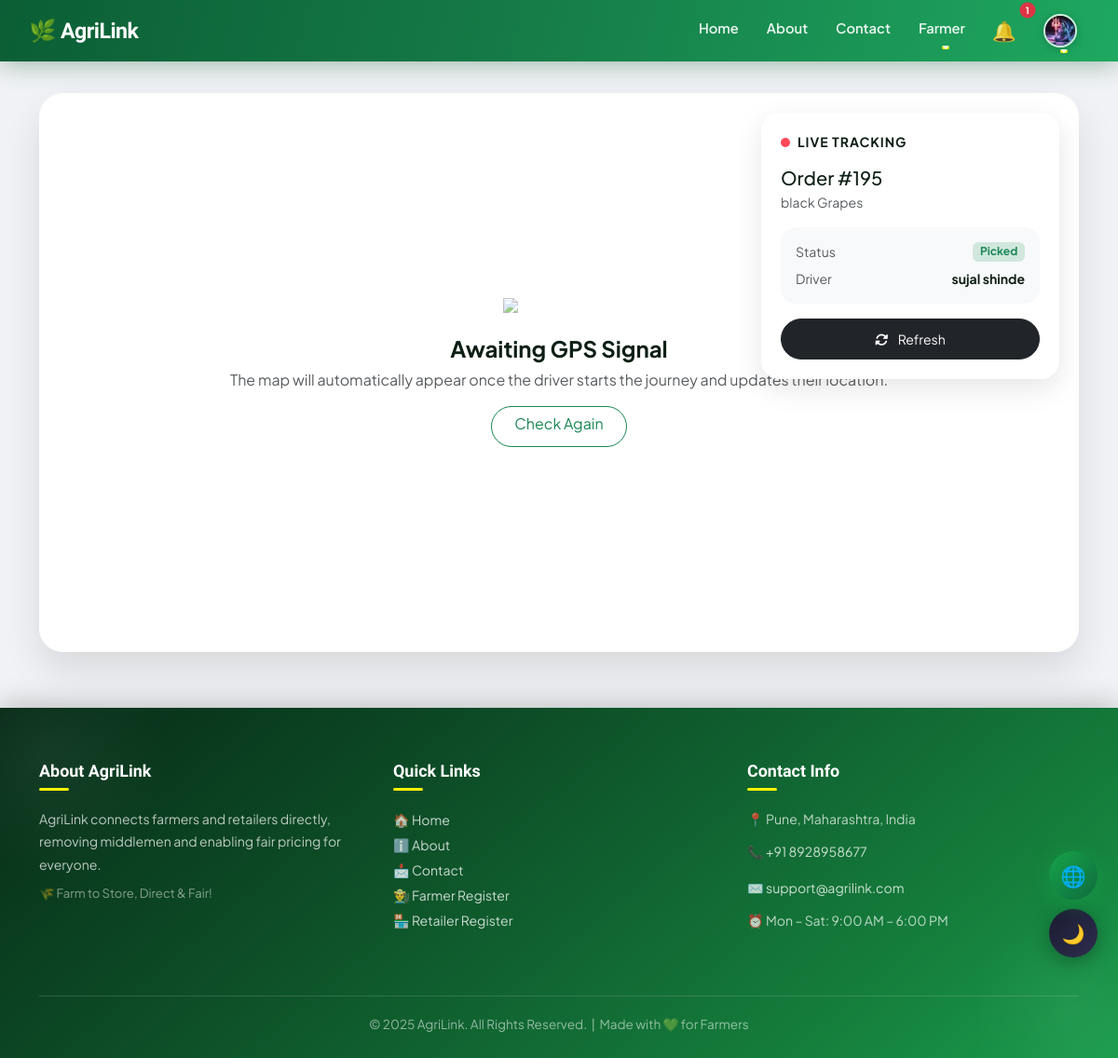
The page /track_order/195/ (signed in) on the database as committed earlier.
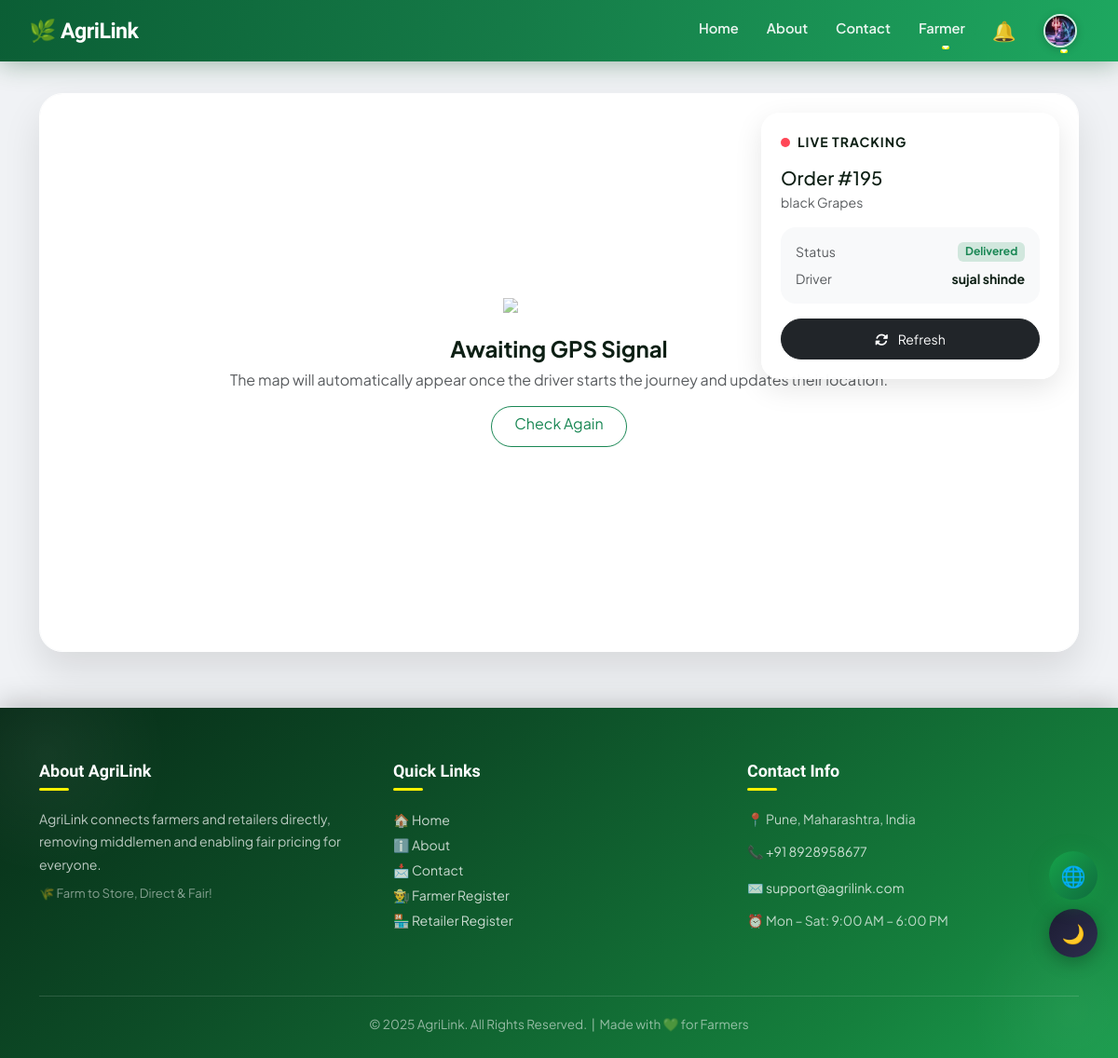
The same page on the database as committed later.
### projectapp/models.py (models this page shows, shortened)
class Order(models.Model):
    STATUS_CHOICES = [
        ('Pending', 'Pending'),
        ('Accepted', 'Accepted'),
        ('Packed', 'Packed'),
        ('Dispatched', 'Dispatched'),
        ('Delivered', 'Delivered'),
        ('Paid', 'Paid'),
    ]
    product = models.ForeignKey('Product', on_delete=models.PROTECT, related_name='orders')
    farmer = models.ForeignKey('Farmer', on_delete=models.CASCADE, related_name='orders', default=1)
    retailer = models.ForeignKey('Retailer', on_delete=models.CASCADE, related_name='orders')
    quantity = models.IntegerField(default=1)
    order_date = models.DateTimeField(auto_now_add=True)
    status = models.CharField(max_length=30, choices=STATUS_CHOICES, default='Pending')
    address = models.TextField(blank=True, null=True)
    contact = models.CharField(max_length=20, blank=True, null=True)
    current_lat = models.FloatField(null=True, blank=True)
    current_lng = models.FloatField(null=True, blank=True)
    driver = models.ForeignKey('Driver', on_delete=models.SET_NULL, null=True, blank=True)
    total_amount = models.FloatField(default=0.0)
    farmer_paid = models.BooleanField(default=False)  # ✅ ADD THIS

class Product(models.Model):
    product = models.CharField(max_length=100)
    description = models.TextField()
    created_at = models.DateTimeField(default=timezone.now)
    price = models.FloatField()
    latitude = models.FloatField(null=True, blank=True)  # 🆕
    longitude = models.FloatField(null=True, blank=True)  # 🆕
    quantity = models.IntegerField()
    location = models.CharField(max_length=50)
    image = models.ImageField(upload_to='product_images/', blank=True, null=True)
    farmer = models.ForeignKey('Farmer', on_delete=models.CASCADE, related_name='products')

class Driver(models.Model):
    VEHICLE_CHOICES = [
        ('bike', 'Bike'),
        ('auto', 'Auto'),
        ('tempo', 'Tempo'),
        ('pickup', 'Pickup'),
        ('truck', 'Truck'),
    ]
    name = models.CharField(max_length=120)
    email = models.EmailField(unique=True)
    otp = models.CharField(max_length=6, blank=True, null=True)
    otp_created_at = models.DateTimeField(blank=True, null=True)
    email_verified = models.BooleanField(default=False)
    waiting_deadline = models.DateTimeField(null=True, blank=True)  # 🆕 50km timer
    phone = models.CharField(max_length=20, blank=True, null=True)
    password = models.CharField(max_length=128)
    vehicle_type = models.CharField(
        max_length=20,
        choices=VEHICLE_CHOICES,
        default='tempo'
    )
    vehicle_number = models.CharField(max_length=50, blank=True, null=True)
    capacity_kg = models.IntegerField(default=1000)
    rate_per_km = models.FloatField(default=12.0)
    is_available = models.BooleanField(default=False)
    location = models.CharField(max_length=150, blank=True, null=True)
    driver_photo = models.ImageField(
        upload_to='drivers/',
        blank=True,
        null=True
    )
    license_doc = models.FileField(
        upload_to='drivers/docs/',
        blank=True,
        null=True
    )
    vehicle_photo = models.ImageField(
        upload_to='drivers/vehicle_photos/',
        blank=True,
        null=True
    )
    phone_verified = models.BooleanField(default=False)
    license_issue_date = models.DateField(blank=True, null=True)
    license_expiry_date = models.DateField(blank=True, null=True)
    latitude = models.FloatField(null=True, blank=True)
    longitude = models.FloatField(null=True, blank=True)
    created_at = models.DateTimeField(auto_now_add=True)

### projectapp/views.py (the view)
# urls.py: path("track_order/<int:order_id>/", views.track_order, name="track_order"),
def track_order(request, order_id):
    order = get_object_or_404(Order, id=order_id)
    return render(request, "track_order.html", {"order": order})

### projectapp/context_processors.py (called while the page is built)
def navbar_notifications(request):
    user_type = request.session.get('user_type')
    name = request.session.get('name')
    notes = []
    if user_type == "farmer" and name:
        notes = Notification.objects.filter(receiver_farmer__name=name, is_read=False).order_by('-timestamp')
    elif user_type == "retailer" and name:
        notes = Notification.objects.filter(receiver_retailer__name=name, is_read=False).order_by('-timestamp')
    elif user_type == "driver" and name:
        notes = Notification.objects.filter(receiver_driver__name=name, is_read=False).order_by('-timestamp')
    return {'navbar_notes': notes, 'user_type': user_type}

### projectapp/templates/track_order.html (shortened to what this page needs)
{% extends 'master.html' %}
{% block body %}
<link rel="stylesheet" href="https://unpkg.com/leaflet@1.9.4/dist/leaflet.css" />
<link rel="stylesheet" href="https://cdnjs.cloudflare.com/ajax/libs/font-awesome/6.4.0/css/all.min.css">
<div class="container main-wrapper">
    <div class="row g-4">
        <div class="col-12">
            <div class="map-container">
                <div class="floating-card animate__animated animate__fadeIn">
                    <div class="d-flex align-items-center mb-3">
                        <span class="live-dot"></span>
                        <span class="fw-bold text-uppercase small" style="letter-spacing: 1px;">Live Tracking</span>
                    </div>
                    <h5 class="fw-800 mb-1">Order #{{ order.id }}</h5>
                    <p class="text-muted small mb-3">{{ order.product.product }}</p>
                    <div class="p-3 rounded-4 bg-light">
                        <div class="d-flex justify-content-between mb-2">
                            <span class="text-muted small">Status</span>
                            <span class="badge bg-success-subtle text-success">{{ order.status }}</span>
                        </div>
                        <div class="d-flex justify-content-between">
                            <span class="text-muted small">Driver</span>
                            <span class="fw-bold small">{{ order.driver.name|default:"Assigning..." }}</span>
                        </div>
                    </div>
                    <button class="btn btn-dark w-100 mt-3 rounded-pill btn-sm py-2" onclick="location.reload()">
                        <i class="fas fa-sync-alt me-2"></i> Refresh
                    </button>
                </div>
                {% if order.current_lat and order.current_lng %}
                    <div id="map"></div>
                {% else %}
                    <div class="h-100 d-flex flex-column align-items-center justify-content-center bg-white text-center p-5">
                        <img src="https://cdn-icons-png.flaticon.com/512/854/854878.png" style="width: 120px; opacity: 0.6;" class="mb-4">
                        <h4 class="fw-bold">Awaiting GPS Signal</h4>
                        <p class="text-muted px-md-5">The map will automatically appear once the driver starts the journey and updates their location.</p>
                        <a href="javascript:location.reload()" class="btn btn-outline-success rounded-pill px-4">Check Again</a>
                    </div>
                {% endif %}
            </div>
        </div>
    </div>
</div>
{% endblock %}

Rows that differ between the two databases and show on the page:
changed Order "black Grapes": status "Picked" → "Delivered"
Other text that changed with them:
{{ navbar_notes|length }}: "1" → (not shown)
